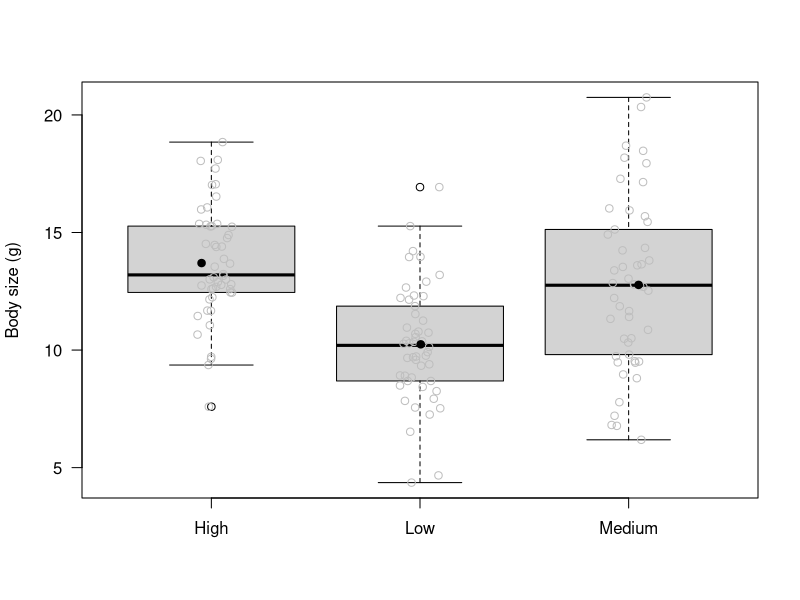

This chart was generated by the following R code: (Note: this script raises an error after producing the figure.)
rm(list = ls())

##ANOVA from simluated data##


set.seed(100)
groups <-  as.factor(rep(c("Low", "Medium", "High"), each=50))
x <-  c(rnorm(50, 10, 3), rnorm(50, 13, 3), rnorm(50, 14, 3))
plot(groups, x, las=1, xlab="",
     ylab="Body size (g)")

###How to also add the points to the boxplot##
stripchart(x ~ groups,
           data = NULL,
           method = "jitter",
           pch = 1, col = "grey",
           vertical = TRUE,
           add = TRUE)
##Now we include also the means of each group in black 
meanbygroup <- aggregate(x~groups, FUN=mean)
stripchart(meanbygroup$x ~ meanbygroup$groups,
           data = NULL,
           method = "jitter",
           pch = 19, col = "black",
           vertical = TRUE,
           add = TRUE)

##Let's perform the ANOVA!!!##

m = lm(x~groups)
myanova <- anova(m)

#Calculating the sum of squares of our ANOVA
SS_T <-  myanova$`Sum Sq`[1] + myanova$`Sum Sq`[2]

##Total variance of my model##
tot_var <- SS_T/sum(myanova$Df)
var(x) ## we can check that it's the same variance as the previous line

##We can know how much the groups explain the total variance we have##

groups_var <- myanova$`Sum Sq`[1]
propvar_groups <- groups_var/SS_T ##21% of the variance is explained by the groups  

##Summary of the anova##
summary(m)

##In this case the control group is "High" because of the alphabetic order
##So the anova will first calculate the estimated mean of this factor
##The next two estimates is the comparison between the first estimated factor and
##the on that we first estimated (to see if there is a difference)

###We can change the order in which we want the factors to be assessed:
groups <-  factor(groups, levels=c("Low", "Medium", "High"))
m <- lm(x~groups)
summary(m)

##This is interesting because in essence we don't end up having a pairwise 
##one-on-one analysis with the anova so it is indeed necessary to perform a 
##post-hoc if we want to have that full information afterwards

##if we want to only extract the mean of each group we can do it as follows: 

m <-  lm(x ~ groups - 1) #The minus 1 here removes the intercept
summary(m)$coef
confint(m) #confindence interval of m



####Two-way ANOVA####
##Load dataset##

dat <- read.csv("butterflies.csv", sep = ";",stringsAsFactors=T) #dataset
#We add a letter to maternal and larval to merge them but knowing if they are maternal
#Or larval host. We thus create 4 groups in total
dat$MaternalHost <-  paste0(datt$MaternalHost, "M") #Add a letter to maternal
dat$LarvalHost <-  paste0(dat$LarvalHost, "L") #Add letter to Larval
means <-  tapply(dat$DevelopmentTime, list(dat$MaternalHost, dat$LarvalHost), mean)
means

##Plot of devlopmental time (days)##
{
par(pty = "s", xpd = T)
plot(means[1,], type = "b", ylim = c(min(means)-1, max(means)+1),
     ylab = "Devlopmental time (days)", las = 1, xlab = "Larval Host",
     xaxt = "n", xlim = c(0.75,2.25), cex.lab = 1.5)
segments(x0 = 1, x1 = 1, y0 = min(means)-1.5, y1 = min(means)-1.75)
segments(x0 = 2, x1 = 2, y0 = min(means)-1.5, y1 = min(means)-1.75)
text(1, min(means)-2.5, "Barbarea", cex = 1.1)
text(2, min(means)-2.5, "Berteroa", cex = 1.1)
lines(means[2,], type = "b", lty = 2, pch = 16)

legend("topleft", pch = c(1, 16), legend = c("Barbarea", "Berteroa"),
       title  = "Maternal host", bty = "n", 
       inset = 0.1)
}

devtm <- lm(dat$DevelopmentTime~dat$LarvalHost*dat$MaternalHost)
summary(devtm)
par(mfrow = c(2,2))
plot(devtm)
par(mfrow = c(1,1))
hist(dat$DevelopmentTime) ##Not normally distributed, looks horrible

##Plot of adult weight (g)##
meansAW <- tapply(dat$AdultWeight, list(dat$MaternalHost, dat$LarvalHost), mean)
{
  par(pty = "s", xpd = T)
  plot(meansAW[1,], type = "b", ylim = c(min(meansAW)-1, max(meansAW)+1),
       ylab = "Adult Weight (g)", las = 1, xlab = "Larval Host",
       xaxt = "n", xlim = c(0.75,2.25), cex.lab = 1.5)
  segments(x0 = 1, x1 = 1, y0 = min(meansAW)-2.5, y1 = min(meansAW)-1.75)
  segments(x0 = 2, x1 = 2, y0 = min(meansAW)-2.5, y1 = min(meansAW)-1.75)
  text(1, min(meansAW)-3.5, "Barbarea", cex = 1.1)
  text(2, min(meansAW)-3.5, "Berteroa", cex = 1.1)
  lines(meansAW[2,], type = "b", lty = 2, pch = 16)
  legend("topright", pch = c(1, 16), legend = c("Barbarea", "Berteroa"),
         title  = "Maternal host", bty = "n", 
         inset = 0.1)
}
AWm <- lm(dat$AdultWeight~dat$LarvalHost*dat$MaternalHost)
summary(AWm)
anova(AWm)
par(mfrow = c(2,2))
plot(AWm)
par(mfrow = c(1,1))
hist(dat$AdultWeight)

##Plot of growth date g.day-1)##
meansGR <- tapply(dat$GrowthRate, list(dat$MaternalHost, dat$LarvalHost), mean)

{
  par(pty = "s", xpd = T)
  plot(meansGR[1,], type = "b", ylim = c(min(meansGR), max(meansGR)),
       ylab = expression("Growth rate (g.days"^-1~")"), las = 1, xlab = "Larval Host",
       xaxt = "n", xlim = c(0.75,2.25), cex.lab = 1.5)
  segments(x0 = 1, x1 = 1, y0 = min(meansGR)-0.0025, y1 = min(meansGR)-0.0012)
  segments(x0 = 2, x1 = 2, y0 = min(meansGR)-0.0025, y1 = min(meansGR)-0.0012)
  text(1, min(meansGR)-0.004, "Barbarea", cex = 1.1)
  text(2, min(meansGR)-0.004, "Berteroa", cex = 1.1)
  lines(meansGR[2,], type = "b", lty = 2, pch = 16)

  legend("bottomleft", pch = c(1, 16), legend = c("Barbarea", "Berteroa"),
         title  = "Maternal host", bty = "n", 
         inset = 0.1)
}
devGRm <- lm(dat$GrowthRate~dat$LarvalHost*dat$MaternalHost)
summary(devGRm)
devGRanova <- anova(devGRm)

# plot(dat$DevelopmentTime~dat$LarvalHost*dat$MaternalHost)
